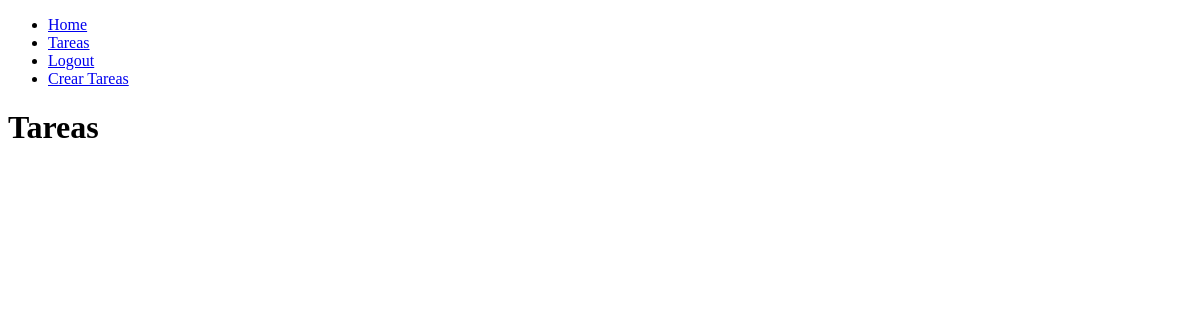
The app's page /tasks/ (signed in), older data.
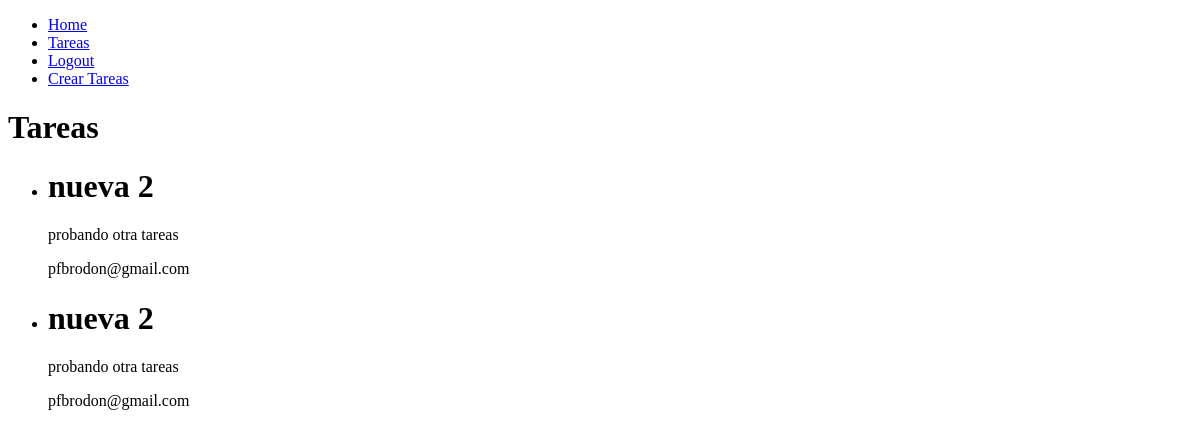
The same page, newer data.
### tasks/models.py (models this page shows, shortened)
class Task(models.Model):
    title = models.CharField(max_length = 100)
    descripcion=models.TextField(blank=True)
    created= models.DateTimeField( auto_now=True)
    datacompleted=models.DateTimeField(null=True )
    important=models.BooleanField(default=False)
    user = models.ForeignKey(User, on_delete=models.CASCADE)

### tasks/views.py (the view)
# urls.py: path('tasks/', views.tasks, name='tasks'),
def tasks(request):
    tasks= Task.objects.filter(user=request.user)
    return render(request,'tasks.html', {'tasks':tasks})

### tasks/templates/tasks.html
{% extends 'base.html' %}
{% block content %}
<h1>Tareas</h1>
<ul>
    {% for task in tasks %}
    <li>
        <h1>{{task.title}}</h1>
        <p>{{task.descripcion}}</p>
        <p>{{task.user.username}}</p>
    </li>
{% endfor %}
</ul>
{% endblock %}

### tasks/templates/base.html (shortened to what this page needs)
<!DOCTYPE html>
<html lang="en">
<head>
</head>
<nav>
    <ul>
        <li>
            <a href="/">Home</a>
        </li>
        <li>
            <a href="/tasks">Tareas</a>
        </li>
        {% if user.is_authenticated %}
        <li>
            <a href="/logout">Logout</a>
        </li>
        <li>
            <a href="/createTask">Crear Tareas</a>
        </li>
        {% endif %}
    </ul>
</nav>
<body>
    {% block content %} {% endblock %}
</body>
</html>

Row changes from the older to the newer data that the page shows:
added Task: title "nueva 2", descripcion "probando otra tareas", user.username "pfbrodon@gmail.com"
added Task: title "nueva 2", descripcion "probando otra tareas", user.username "pfbrodon@gmail.com"
